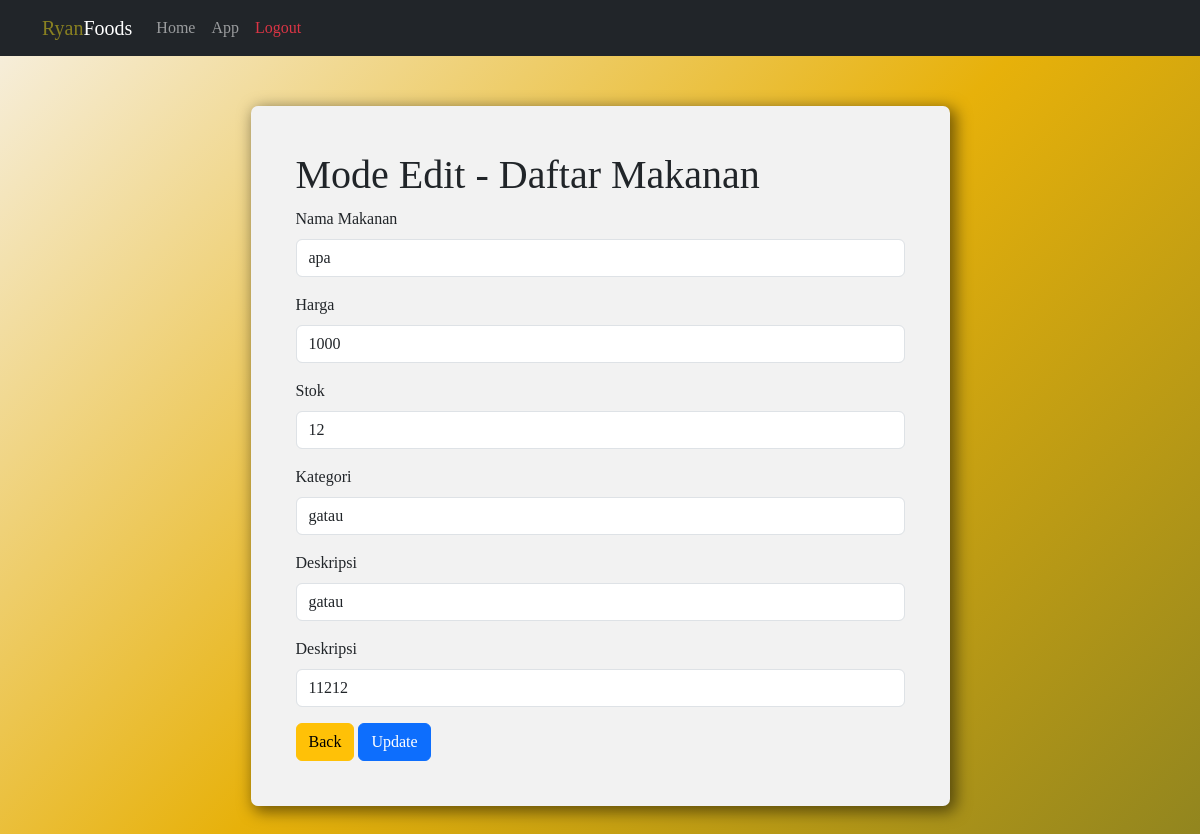
The app's page /update.php?id=9 with its own data.
### tables this page shows
CREATE TABLE `ukk_makanan` (
  `id` int(11) NOT NULL,
  `nama_makanan` varchar(50) NOT NULL,
  `harga` int(7) NOT NULL,
  `stok` int(3) NOT NULL,
  `kategori` varchar(255) NOT NULL,
  `deskripsi` varchar(255) NOT NULL,
  `kode_makanan` varchar(13) NOT NULL
);

### update.php (the view, shortened to what this page needs)
<?php
include 'config.php';
if (isset($_GET['id'])) {
    $cid = $_GET['id'];
    $sql = "SELECT * FROM ukk_makanan WHERE id='$cid'";
    $result = $conn->query($sql);
    if ($result) {
        $rows = $result->fetch_all(MYSQLI_ASSOC);
    }
} else {
    header("Location: app.php");
    die("<script>alert('ID not specified')</script>");
}
?>
<!DOCTYPE html>
<html lang="en">
<head>
    <link href="https://cdn.jsdelivr.net/npm/bootstrap@5.3.0/dist/css/bootstrap.min.css" rel="stylesheet"
>
    <link rel="stylesheet" href="style.css">
</head>
<body>
    <?php include 'partials/nav.php' ?>
    <div class="custContainer">
        <div class="edit container">
            <h1>Mode Edit - Daftar Makanan</h1>
            <form action="" method="POST">
                <?php foreach ($rows as $row) { ?>
                    <div class="mb-3">
                        <label for="inputNamaMakanan" class="form-label">Nama Makanan</label>
                        <input type="text" class="form-control" id="inputNamaMakanan" name="nama_makanan"
                            value="<?= $row['nama_makanan'] ?>">
                    </div>
                    <div class="mb-3">
                        <label for="inputHarga" class="form-label">Harga</label>
                        <input type="text" class="form-control" id="inputHarga" name="harga" value="<?= $row['harga'] ?>">
                    </div>
                    <div class="mb-3">
                        <label for="inputStok" class="form-label">Stok</label>
                        <input type="text" class="form-control" id="inputStok" name="stok" value="<?= $row['stok'] ?>">
                    </div>
                    <div class="mb-3">
                        <label for="inputKategori" class="form-label">Kategori</label>
                        <input type="text" class="form-control" id="inputKategori" name="kategori"
                            value="<?= $row['kategori'] ?>">
                    </div>
                    <div class="mb-3">
                        <label for="inputDeskripsi" class="form-label">Deskripsi</label>
                        <input type="text" class="form-control" id="inputDeskripsi" name="deskripsi"
                            value="<?= $row['deskripsi'] ?>">
                    </div>
                    <div class="mb-3">
                        <label for="inputKodeMakanan" class="form-label">Deskripsi</label>
                        <input type="text" class="form-control" id="inputKodeMakanan" name="kode_makanan"
                            value="<?= $row['kode_makanan'] ?>">
                    </div>
                <?php } ?>
                <a href="app.php" class="btn btn-warning">Back</a>
                <input type="submit" class="btn btn-primary" value="Update">
            </form>
        </div>
    </div>
</body>
</html>

### style.css (style rules this page uses)
* { font-family: 'Poppins'; transition: all ease 0.2s o !important; }
body { height: 2000px; background: linear-gradient(135deg, #F7F1E5, #E7B10A, #898121, #4C4B16); }
.custContainer { height: 100vh; display: flex; align-items: center; }
.login, .register, .create, .edit { width: 499px; height: fit-content; background: #f2f2f2; padding: 45px; border-radius: 7px; box-shadow: 4px 4px 15px 2px rgba(0, 0, 0, 0.5); }
.create, .edit { width: 699px; }

### records on screen
ukk_makanan: nama_makanan "apa", harga "1000", stok "12", kategori "gatau", deskripsi "gatau", kode_makanan "11212"
